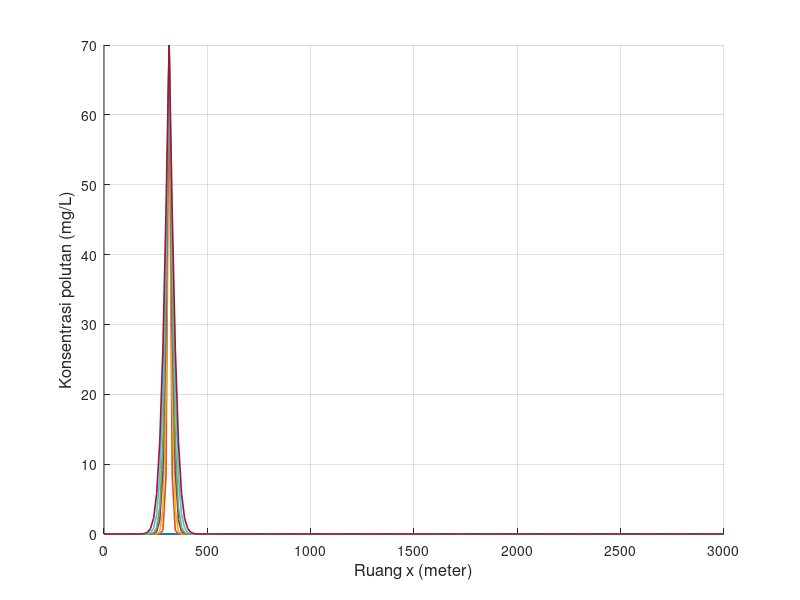

The MATLAB source for this figure: (Note: this script raises an error after producing the figure.)
clear; clc; close all;

% Feby Syarief Al A`raaf
% 26050124130087
% Oseanografi C
%
% Simulasi difusi/adveksi 1 dimensi metode FTCS
% Sumber polutan kontinu
% Grafik: konsentrasi polutan terhadap ruang
% NIM = 087, sehingga:
% x = 0, y = 8, z = 7

x_digit = 0;
y_digit = 8;
z_digit = 7;

C_source = 10 * z_digit;   % konsentrasi sumber polutan = 70 mg/L

L = 3000;   % panjang kanal (m)
T = 7200;   % lama simulasi (detik)

scenario(1).nama = 'Skenario 1';
scenario(1).dx   = 15;
scenario(1).dt   = 6;
scenario(1).G    = 0.5;
scenario(1).m    = 15 + z_digit;

scenario(2).nama = 'Skenario 2';
scenario(2).dx   = 30;
scenario(2).dt   = 6;
scenario(2).G    = 0.05;
scenario(2).m    = 30 + z_digit;

scenario(3).nama = 'Skenario 3';
scenario(3).dx   = 15;
scenario(3).dt   = 6;
scenario(3).G    = 1;
scenario(3).m    = 15 + z_digit;

folder_output = 'output_Kontinu_FTCS_Polutan_Terhadap_Ruang';
if ~exist(folder_output, 'dir')
    mkdir(folder_output);
end

for s = 1:numel(scenario)

    fprintf('\nMemproses %s\n', scenario(s).nama);

    dx       = scenario(s).dx;
    dt       = scenario(s).dt;
    G        = scenario(s).G;
    m_source = scenario(s).m;

    M_grid = round(L / dx) + 1;
    Mmax   = max(M_grid, m_source);
    Nmax   = round(T / dt);

    alpha = (G * dt) / (dx^2);

    fprintf('dx = %.3f m, dt = %.3f s, G = %.3f m^2/s, m = %d\n', dx, dt, G, m_source);
    fprintf('Mmax = %d, Nmax = %d, alpha = %.6f\n', Mmax, Nmax, alpha);

    if alpha > 0.5
        fprintf('Peringatan: alpha > 0.5, solusi FTCS dapat tidak stabil.\n');
    end

    F0 = zeros(1, Mmax);
    F  = zeros(1, Mmax);

    t_step = 0:Nmax;
    t_time = t_step * dt;
    x_grid = 0:(Mmax-1);
    x_pos  = x_grid * dx;

    t_plot = [0, 60, 180, 360, 500, 800, 1160];
    t_plot = unique(t_plot, 'stable');
    t_plot_valid = t_plot(t_plot >= 0 & t_plot <= T);

    if length(t_plot_valid) < length(t_plot)
        fprintf('%s: beberapa waktu berada di luar domain sehingga tidak digrafikkan.\n', scenario(s).nama);
    end

    n_plot = round(t_plot_valid / dt) + 1;

    profile = NaN(length(t_plot_valid), Mmax);

    F0(:) = 0;

    for q = 1:length(n_plot)
        if n_plot(q) == 1
            profile(q, :) = F0;
        end
    end

    for n = 1:Nmax

        % syarat batas pada kondisi lama
        F0(1)    = F0(2);
        F0(Mmax) = F0(Mmax-1);

        % sumber polutan kontinu
        F0(m_source) = C_source;

        % skema FTCS sesuai flowchart
        for i = 2:(Mmax-1)
            F(i) = (1 - 2 * alpha) * F0(i) + alpha * (F0(i+1) + F0(i-1));
        end

        % syarat batas pada kondisi baru
        F(1)    = F(2);
        F(Mmax) = F(Mmax-1);

        % sumber polutan tetap kontinu
        F(m_source) = C_source;

        idx_now = n + 1;
        for q = 1:length(n_plot)
            if idx_now == n_plot(q)
                profile(q, :) = F;
            end
        end

        F0 = F;
    end

    fig = figure('Visible', 'off', 'Position', [100 100 1400 600]);
    hold on;

    legend_text = {};

    for k = 1:length(t_plot_valid)
        plot(x_pos, profile(k, :), 'LineWidth', 1.2);
        legend_text{end+1} = sprintf('t = %d s', t_plot_valid(k));
    end

    grid on;
    xlabel('Ruang x (meter)', 'FontSize', 12);
    ylabel('Konsentrasi polutan (mg/L)', 'FontSize', 12);
    title(sprintf('%s - Konsentrasi polutan terhadap ruang', scenario(s).nama), ...
          'Feby Syarief-0087-Ose C', 'FontSize', 14, 'FontWeight', 'bold');
    xlim([x_pos(1), x_pos(end)]);

    y_max = max(profile(:), [], 'omitnan');
    if isempty(y_max) || isnan(y_max) || y_max <= 0
        ylim([0 1]);
    else
        ylim([0, max(C_source * 1.2, y_max * 1.1)]);
    end

    set(gca, 'FontSize', 11);

    legend(legend_text, ...
           'Location', 'northwest', ...
           'FontSize', 8, ...
           'NumColumns', 2, ...
           'Box', 'on');

    hold off;

    nama_file = sprintf('ftcs_kontinu_ruang_skenario_%d.png', s);
    saveas(fig, fullfile(folder_output, nama_file));
    close(fig);

    fprintf('%s selesai diproses.\n', scenario(s).nama);
end

fprintf('\nSemua skenario telah selesai diproses.\n');
